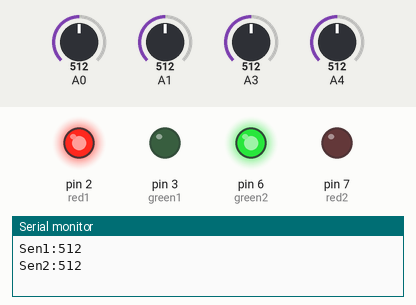
Recording of a sketch running on a simulated Arduino Mega 2560, built with avr-gcc and run on an emulated ATmega2560. Shown: output pins drawn as LEDs (lit = HIGH), the last lines printed to the serial monitor. The test bench sets the inputs (shaded band); at power-on: A0 = 512, A1 = 512, A3 = 512, A4 = 512. Pins used as bus, display or sensor lines are not drawn.

Above: at 4.2 s.
4.3 s: A0 set to 390
At 6.3 s:
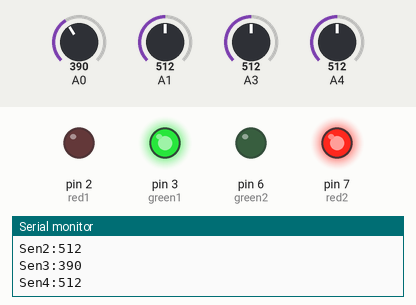
11.5 s: A1 set to 390
Timing chart, 0 to 23.5 s (numbered marks = the images above; inputs shaded):
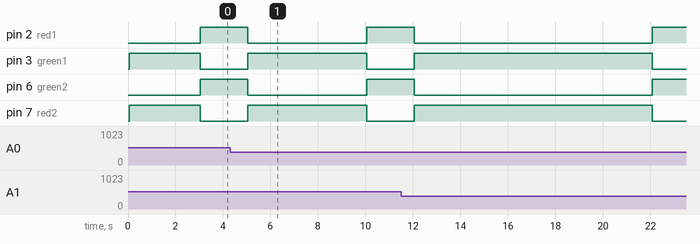

The sketch:

DBTCS_EV.ino
```cpp
/* Standard Pin Layout for RFID
 * -----------------------------------------------------------------------------------------
 *             MFRC522      Arduino       Arduino   Arduino    Arduino          Arduino
 *             Reader/PCD   Uno/101       Mega      Nano v3    Leonardo/Micro   Pro Micro
 * Signal      Pin          Pin           Pin       Pin        Pin              Pin
 * -----------------------------------------------------------------------------------------
 * RST/Reset   RST          9             5         D9         RESET/ICSP-5     RST
 * SPI SS      SDA(SS)      10            53        D10        10               10
 * SPI MOSI    MOSI         11 / ICSP-4   51        D11        ICSP-4           16
 * SPI MISO    MISO         12 / ICSP-1   50        D12        ICSP-1           14
 * SPI SCK     SCK          13 / ICSP-3   52        D13        ICSP-3           15
 *
*/
#include <SPI.h>
#include <MFRC522.h>

#define SS_PIN 53
#define RST_PIN 5
MFRC522 mfrc522(SS_PIN, RST_PIN);

int red1 = 2;
int green1 = 3;
int red2 =  7;
int green2 = 6;
int sen1 = 0;
int sen2 = 0;
int sen3 = 0;
int sen4 = 0;
void setup() {

  Serial.begin(9600);
  SPI.begin();
  mfrc522.PCD_Init();

  pinMode(red1, OUTPUT);
  pinMode(green1, OUTPUT);
  pinMode(red2,OUTPUT);
  pinMode(green2,OUTPUT);
  pinMode(A3, INPUT);
  pinMode(A4, INPUT);
  pinMode(A0,INPUT);
  pinMode(A1,INPUT);

  analogWrite(red1, 0);
  analogWrite(green1, 255);
  analogWrite(red2,255);
  analogWrite(green2,0);
  delay(3000);
}
void turn_green1(int d) {   //to turn on green for Lane 1
  analogWrite(red1, 255);
  analogWrite(green1, 0);
  delay(d);
  analogWrite(red1, 0);
  analogWrite(green1, 255);
}
void turn_green2(int d){    //to turn on green for Lane 2
  analogWrite(red2, 255);
  analogWrite(green2, 0);
  delay(d);
  analogWrite(red2, 0);
  analogWrite(green2, 255);
}
void turn_green2s(int d){
  analogWrite(red2, 255);
  analogWrite(green2, 0);
  delay(d);
}

void signal1(){                     //check density and turn green accordingly for Lane 1
  if (sen1 < 400 && sen2 < 400) {
    Serial.print("Sen1:");
    Serial.println(sen1);
    Serial.print("Sen2:");
    Serial.println(sen2);
    turn_green1(9000);            //delay changes depending on the number of vehicles(Density) on a particular lane
  }
  else if (sen1 < 400 || sen2 < 400) {
    Serial.print("Sen1:");
    Serial.println(sen1);
    Serial.print("Sen2:");
    Serial.println(sen2);
    turn_green1(5000);
  }
  else {
    Serial.print("Sen1:");
    Serial.println(sen1);
    Serial.print("Sen2:");
    Serial.println(sen2);
    turn_green1(2000);
  }
}
void signal2(){                   //check density and turn green accordingly for Lane 2
  if (sen3 < 400 && sen4 < 400) {
    Serial.print("Sen3:");
    Serial.println(sen3);
    Serial.print("Sen4:");
    Serial.println(sen4);
    turn_green2s(2000);
    rfidd();
    turn_green2(6000);
  }
  else if (sen3 < 400 || sen4 < 400) {
    Serial.print("Sen3:");
    Serial.println(sen3);
    Serial.print("Sen4:");
    Serial.println(sen4);
    turn_green2(5000);
  }
  else {
    Serial.print("Sen3:");
    Serial.println(sen3);
    Serial.print("Sen4:");
    Serial.println(sen4);
    turn_green2(2000);
  }
}
void rfidd(){                               //Check for Emergency Vehicles at Lane 1 when Lane 2 has more Density
   Serial.println("checking: ");
   delay(2000);
  if ( !mfrc522.PICC_IsNewCardPresent()) {
    Serial.print("No Emergency");
    return;
  }
  if ( ! mfrc522.PICC_ReadCardSerial()) {
    return;
  }
    String content= "";
  byte letter;
  for (byte i = 0; i < mfrc522.uid.size; i++)
  {
     Serial.print(mfrc522.uid.uidByte[i] < 0x10 ? " 0" : " ");
     Serial.print(mfrc522.uid.uidByte[i], HEX);
     content.concat(String(mfrc522.uid.uidByte[i] < 0x10 ? " 0" : " "));
     content.concat(String(mfrc522.uid.uidByte[i], HEX));
  }
  Serial.println();
  Serial.print("Message : ");
  content.toUpperCase();
  if (content.substring(1) == "E3 9F 25 D9")    //Unique Identification tag attached to Emergency Vehicles
  {
    Serial.println("Emergency");
     analogWrite(red1,255);
    analogWrite(green1,0);
    analogWrite(red2,0);
    analogWrite(green2,255);
    delay(10000);
    analogWrite(red1,0);
    analogWrite(green1,255);
  }

 else   {
    Serial.println(" Access denied");   //has a tag but not registered as Emergency Vehicle
    delay(3000);
      }
   }

void loop() {


  sen1 = analogRead(A3);
  sen2 = analogRead(A4);    //finding number of vehicles at Lane 1

  analogWrite(red2, 0);
  analogWrite(green2, 255);
  signal1();

  sen3=analogRead(A0);    //finding number of vehilces at Lane 2
  sen4=analogRead(A1);

  analogWrite(red1, 0);
  analogWrite(green1, 255);
  signal2();

}
```
